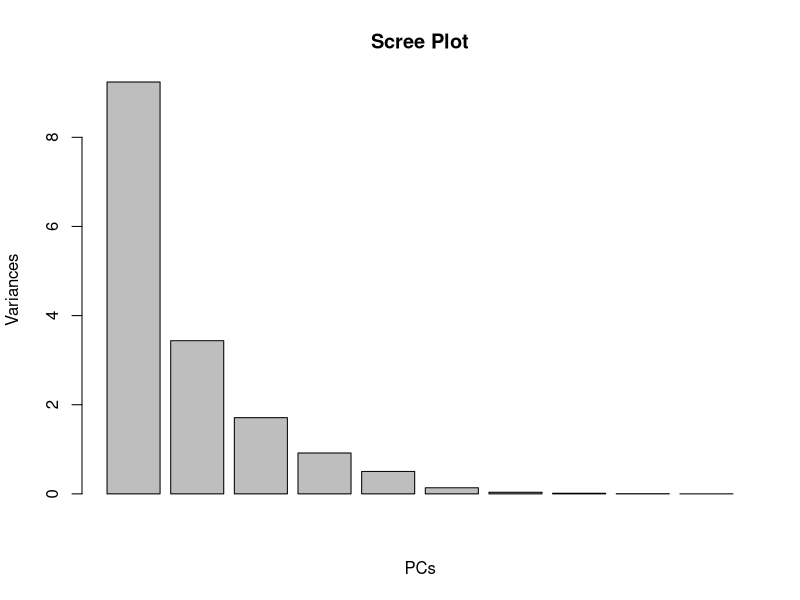
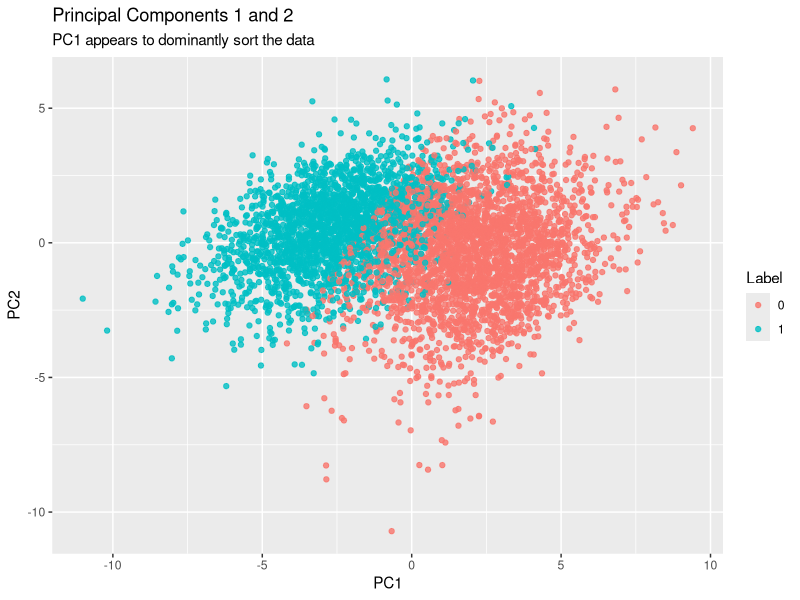

The R source for these figures, in order: (Note: this script raises an error after producing the figures.)
## ---- chunk 1
knitr::opts_chunk$set(echo = TRUE)
## ---- chunk 2
library(tidyverse)
library(randomForest)
library(kernlab)
library(MASS)
library(e1071)
## ---- chunk 3
raw <- read_csv("../data/train_data.csv")
data <- raw
# cast to a factor
data$Y <- factor(data$Y)

# 80/20 train/test split
train_idx <- sample(1:nrow(data), size = floor(0.8 * nrow(data)), 
                    replace = FALSE)
test <- data[-train_idx, ]
train <- data[train_idx, ]

validation <- read_csv("../data/test_data_x.csv")

# include first principal component for both train and test
pca <- prcomp(train[, which(colnames(train) != "Y")], 
              center = TRUE, scale = TRUE)
train$pc1 <- pca$x[, 1]

pca <- prcomp(test[, which(colnames(test) != "Y")], 
              center = TRUE, scale = TRUE)
test$pc1 <- pca$x[, 1]

lda_fit <- lda(Y ~ ., train)
## ---- chunk 4
svm_rbf <- svm(Y ~ ., data = train, kernel = "radial")
preds <- predict(svm_rbf, newdata = test)
cv_error <- 1 - (sum(test$Y == preds) / nrow(test))
## ---- chunk 5
rf <- randomForest(Y ~ ., data = train)

preds <- predict(rf, newdata = test)
cv_error <- 1 - (sum(test$Y == preds) / nrow(test))
## ---- chunk 6
pca <- prcomp(raw[, which(colnames(raw) != "Y")], center = TRUE, scale = TRUE)

viz <- data.frame(pca$x)
viz$label <- raw$Y

plot(pca, main = "Scree Plot", xlab = "PCs")

ggplot(viz, aes(x = PC1, y = PC2, color = factor(label))) + 
    geom_point(alpha = 0.8) + 
    labs(title = "Principal Components 1 and 2", 
         subtitle = "PC1 appears to dominantly sort the data", 
         color = "Label")
## ---- chunk 7
pca <- prcomp(train[, which(colnames(train) != "Y")], 
              center = TRUE, scale = TRUE)
train <- cbind(train, pc1 = pca$x[, 1])

rf <- randomForest(Y ~ . - ShapeFactor3 - Eccentricity - AspectRation - Compactness, data = train)

pca <- prcomp(test[, which(colnames(test) != "Y")], center = TRUE, scale = TRUE)
test <- cbind(test, pc1 = pca$x[, 1])
preds <- predict(rf, newdata = test)
cv_error <- 1 - (sum(test$Y == preds) / nrow(test))

varImpPlot(rf)
## ---- chunk 8
hclust_tree <- hclust(dist(train[, -17]), method = "average")

cut_5 <- cutree(hclust_tree, 10)

plot(hclust_tree, main = "Cluster Dendrogram", 
     sub = NA, xlab = "Using Average Linkage")

train$clust <- cut_5

rf <- randomForest(Y ~ ., data = train)

hclust_tree <- hclust(dist(test[, -17]), method = "average")

cut_5 <- cutree(hclust_tree, 10)
test$clust <- cut_5

preds <- predict(rf, newdata = test)
cv_error <- 1 - (sum(test$Y == preds) / nrow(test))
